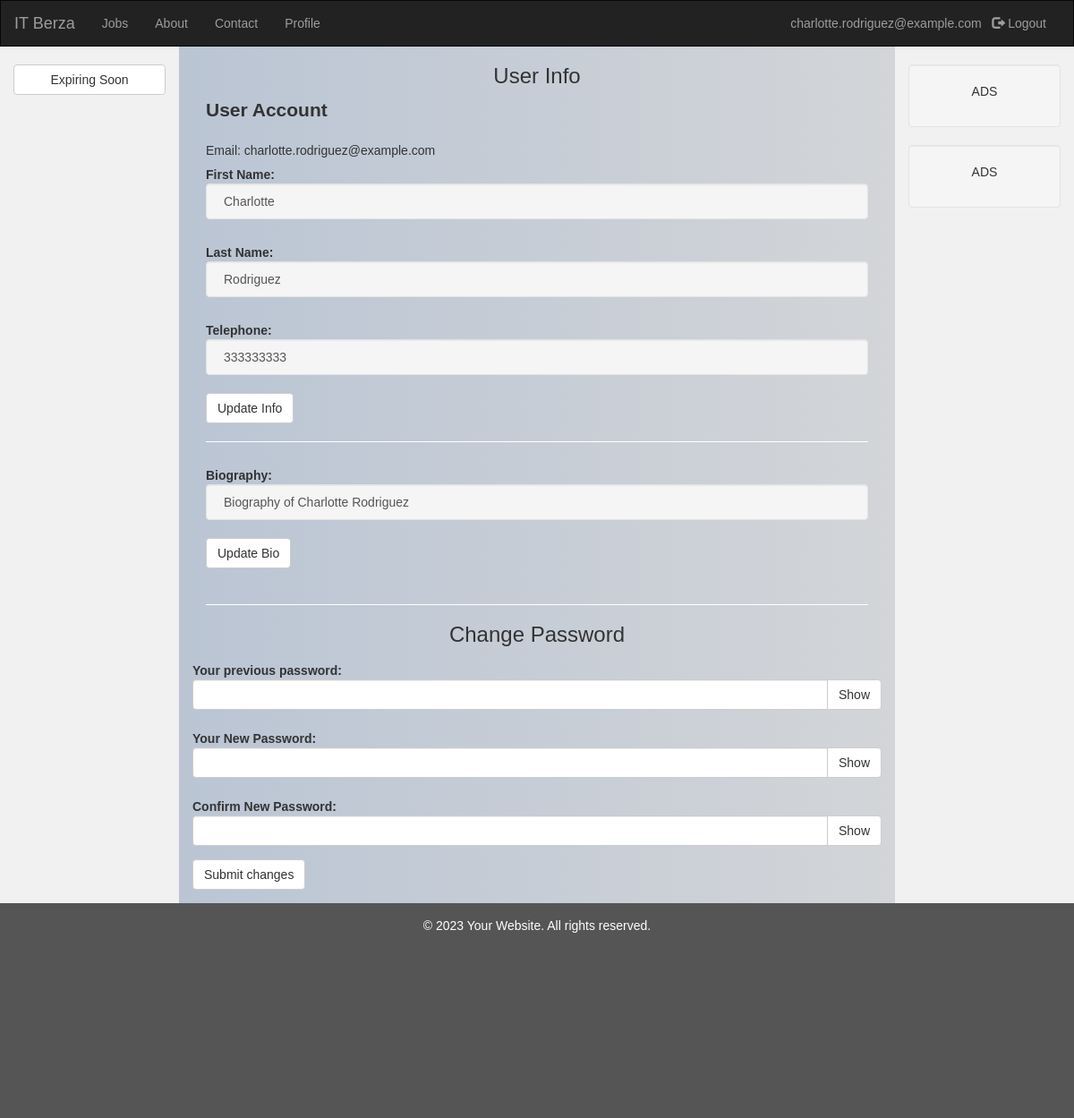
The page /user-page.php (signed in) on the database its author committed.
### tables this page shows
CREATE TABLE `users` (
  `id_user` int(11) NOT NULL,
  `first_name` varchar(255) NOT NULL,
  `last_name` varchar(255) NOT NULL,
  `email` varchar(255) NOT NULL,
  `password` varchar(255) NOT NULL,
  `telephone` varchar(63) NOT NULL,
  `biography` text DEFAULT NULL,
  `is_company` tinyint(1) DEFAULT 0,
  `company_name` varchar(255) DEFAULT NULL,
  `website` varchar(255) DEFAULT NULL,
  `address` varchar(255) DEFAULT NULL,
  `description` text DEFAULT NULL,
  `is_banned` tinyint(1) NOT NULL DEFAULT 0,
  `verification_id` varchar(255) NOT NULL,
  `verification_status` int(3) NOT NULL,
  `is_admin` tinyint(1) NOT NULL DEFAULT 0
);

### user-page-list-data.php (the view, shortened to what this page needs)
<?php
require_once 'db-config.php';
$email = $_SESSION['email'];
$sql = "SELECT * FROM users WHERE email='$email'";
$result = $conn->query($sql);
if ($result->rowCount() > 0) {
    while ($row = $result->fetch(PDO::FETCH_ASSOC)) {
        $accountType = $row['is_company'] == 1 ? "Company Account" : "User Account";
        $bio = $row['biography'];
        echo '<div class="lead"><b>' . $accountType . "</b></div>";
        echo '<div class="email">Email: ' . $row['email'] . "</div>";
        echo '<form class="form-horizontal" action="update-bio.php" method="post" onsubmit="return validateUpdateInfo()">';
        echo '<label class="name control-label" for="name">First Name: </label><input class="well form-control" type="text" id="name" name="name" value=' . $row['first_name'] . '>';
        echo '<label class="last-name control-label" for="last-name">Last Name: </label><input class="well form-control" type="text" id="last-name" name="last-name" value=' . $row['last_name'] . '>';
        echo '<label class="phone control-label" for="phone">Telephone: </label><input class="well form-control" type="text" id="phone" name="phone" value=' . $row['telephone'] . '>';
        echo '<button class="btn btn-default border" name="update-info" type="submit">Update Info</button><br>';
        echo '</form>';
        echo '<hr>';
        if ($row['is_company'] == 1) {
            echo '<hr>';
            echo '<div class="name">Company_Name: ' . $row['company_name'] . "</div>";
            echo '<div class="website">Website: ' . $row['website'] . "</div>";
            echo '<div class="address">Address: ' . $row['address'] . "</div>";
            echo '<form class="form-horizontal" action="update-bio.php" method="post">';
            echo '<label class="biography control-label" for="biography">Biography:</label><input class="well form-control" type="text" id="description" name="description" value=' . $row['description'] . '>';
            echo '<button class="btn btn-default border" name="update-description" type="submit">Update Description</button><br>';
            echo '</form>';
        } else {
            echo '<form class="form-horizontal" action="update-bio.php" method="post">';
            echo '<label class="biography control-label" for="biography">Biography:</label><input class="well form-control" type="text" id="biography" name="biography" value="' . $bio . '">';
            echo '<button class="btn btn-default border" name="update-biography" id="update-biography" type="submit">Update Bio</button><br>';
            echo '</form>';
        }
        echo "<br>";
    }
} else {
    echo "
            <script>
                alert('Error!');
                window.location.href='login.php';
            </script>";
}
?>

### style.css (style rules this page uses)
html, body { font-family: Helvetica, sans-serif; margin: 0; height: 100%; }
body { background: #d9d9d9; background: -webkit-linear-gradient(to left, #d9d9d9, #b4c1d3); background: linear-gradient(to left, #d9d9d9, #b4c1d3); margin:0; }
hr { border-color: #ffffff; }

### rows shown on the page
users: is_company "User Account", email "charlotte.rodriguez@example.com", name "Charlotte", last-name "Rodriguez", phone "333333333", biography "Biography of Charlotte Rodriguez"

### other values the page prints
$_SESSION['email'] "charlotte.rodriguez@example.com"
